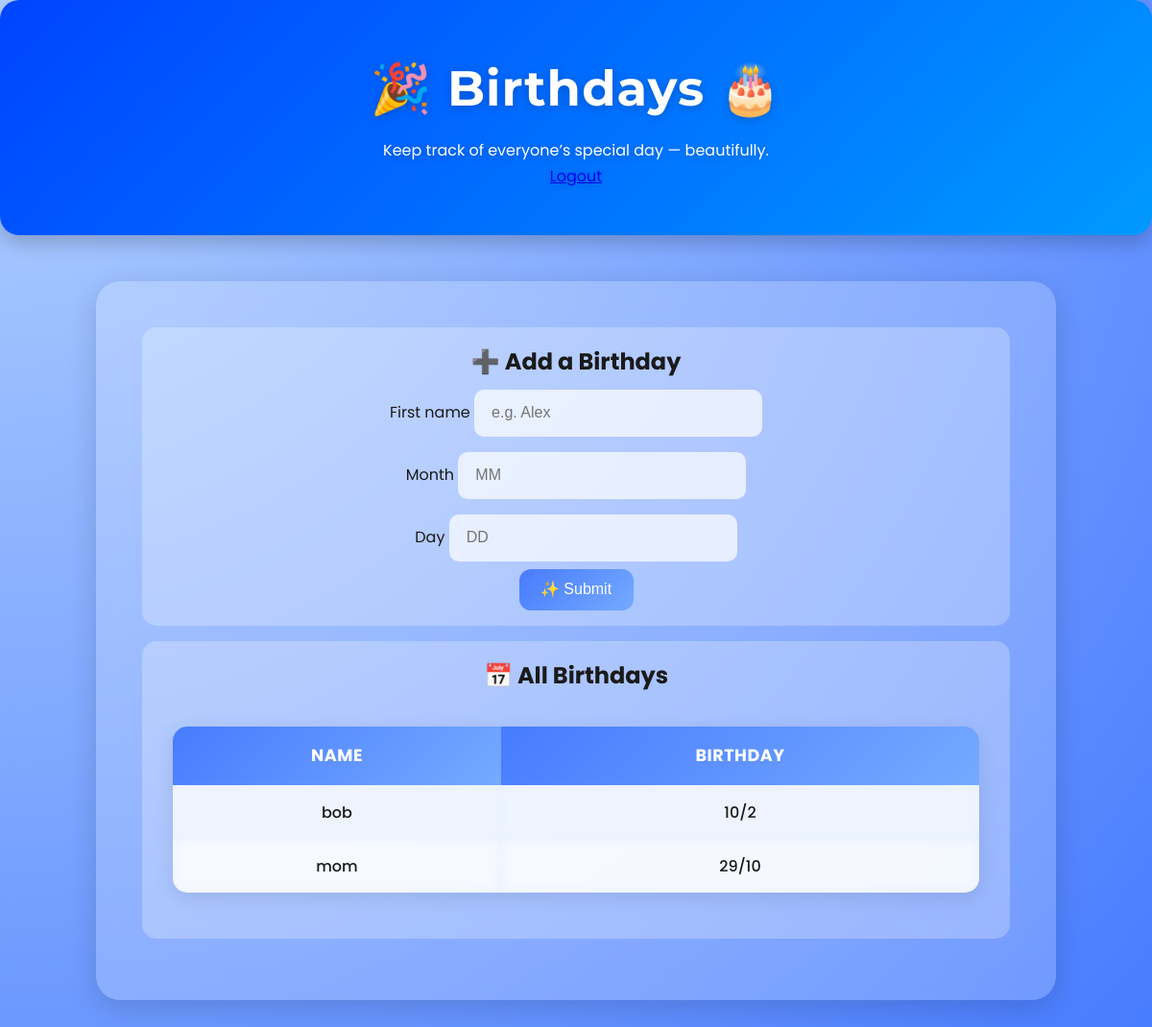
/ (signed in), run on the app's committed database.
### tables this page shows
CREATE TABLE birthdays (birthday_id INTEGER PRIMARY KEY AUTOINCREMENT, name TEXT NOT NULL, day INTEGER NOT NULL, month INTEGER NOT NULL, user_id INTEGER, FOREIGN KEY (user_id) REFERENCES users(user_id));

### app.py (the view, shortened to what this page needs)
@app.route("/", methods=["GET", "POST"])
def index():
    user_id = session.get("user_id")
    if not user_id:
        return redirect(url_for("login"))
    user = User(None, None, None)
    user.user_id = user_id
    entries = user.get_birthdays()
    return render_template("index.html", birthdays=entries)

### api/database.py (called while the page is built)
    def connect(self):
        if self.connection is None:
            self.connection = sqlite3.connect(self.db_url, check_same_thread=False)
            self.connection.row_factory = sqlite3.Row
            self.cursor = self.connection.cursor()
            print("Connection successful")
        else:
            print("You're already connected, please disconnect first")

    def disconnect(self):
        if self.connection:
            self.connection.close()
            self.connection = None
            self.cursor = None
        else:
            print("No connection")

### api/models.py (called while the page is built)
    def get_birthdays(self):
        db.connect()
        result = db.cursor.execute(
            "SELECT * FROM birthdays WHERE user_id = ?", (self.user_id,)
        ).fetchall()
        db.disconnect()
        return result

### app.py (called while the page is built)
@app.after_request
def after_request(response):
    response.headers["Cache-Control"] = "no-cache, no-store, must-revalidate"
    response.headers["Expires"] = 0
    response.headers["Pragma"] = "no-cache"
    return response

### templates/index.html (shortened to what this page needs)
<!DOCTYPE html>
<html lang="en">
<head>
    <link href="/static/home.css" rel="stylesheet">
</head>
<body>
    <div class="header">
        <h1>🎉 Birthdays 🎂</h1>
        <p class="subtitle">Keep track of everyone’s special day — beautifully.</p>
        <a href="/logout" class="logout-btn">Logout</a>
    </div>
    <div class="container">
        <div class="section form-section">
            <h2>➕ Add a Birthday</h2>
            <form action="/" method="post" class="birthday-form">
                <div class="form-group">
                    <label for="name">First name</label>
                    <input type="text" id="name" name="name" placeholder="e.g. Alex" required>
                </div>
                <div class="form-group">
                    <label for="month">Month</label>
                    <input type="number" id="month" name="month" min="1" max="12" placeholder="MM" required>
                </div>
                <div class="form-group">
                    <label for="day">Day</label>
                    <input type="number" id="day" name="day" min="1" max="31" placeholder="DD" required>
                </div>
                <button type="submit">✨ Submit</button>
            </form>
        </div>
        <div class="section">
            <h2>📅 All Birthdays</h2>
            <div class="table-container">
                <table>
                    <thead>
                        <tr>
                            <th>Name</th>
                            <th>Birthday</th>
                        </tr>
                    </thead>
                    <tbody>
                        {% if birthdays %}
                            {% for b in birthdays %}
                            <tr>
                                <td>{{ b[1] }}</td>
                                <td>{{ b[2] }}/{{ b[3] }}</td>
                            </tr>
                            {% endfor %}
                    </tbody>
                </table>
                {% else %}
                    <p class="no-birthdays">You haven’t added any birthdays yet. 🎈</p>
                {% endif %}
            </div>
        </div>
    </div>
</body>
</html>

### static/home.css (style rules this page uses)
* { margin: 0; padding: 0; box-sizing: border-box; }
body { background: radial-gradient(circle at top left, #b3d1ff, #477bff); color: #1a1a1a; font-family: 'Poppins', sans-serif; font-size: 1rem; font-weight: 400; line-height: 1.7; text-align: center; min-height: 100vh; overflow-x: hidden; }
.container { margin: 3rem auto; padding: 3rem; width: 85%; max-width: 1000px; background: rgba(255, 255, 255, 0.2); border-radius: 25px; backdrop-filter: blur(15px); box-shadow: 0 8px 30px rgba(0, 0, 0, 0.15); transition: transform 0.3s ease, box-shadow 0.3s ease; }
.header { background: linear-gradient(135deg, #0044ff, #0099ff); color: #fff; padding: 3rem 1rem; border-radius: 20px; margin-bottom: 2rem; text-shadow: 0 2px 10px rgba(0, 0, 0, 0.2); box-shadow: 0 8px 20px rgba(0, 0, 0, 0.2); }
h1 { font-family: 'Montserrat', sans-serif; font-size: 3.2rem; letter-spacing: 1px; font-weight: 700; margin-bottom: 0.5rem; }
.section { padding: 1rem 2rem; border-radius: 15px; background: rgba(255, 255, 255, 0.25); margin-bottom: 1rem; transition: background 0.3s ease, transform 0.3s ease; }
button, input[type="submit"] { background: linear-gradient(135deg, #477bff, #75aaff); border: none; border-radius: 12px; color: #fff; font-size: 1rem; font-weight: 500; line-height: 1.5; padding: 0.6rem 1.4rem; text-align: center; transition: all 0.2s ease-in-out; cursor: pointer; }
input[type="text"], input[type="number"] { background: rgba(255, 255, 255, 0.7); border: 2px solid transparent; border-radius: 10px; padding: 0.5rem 1rem; font-size: 1rem; line-height: 1.8; width: 50%; max-width: 300px; margin: 0.5rem 0; transition: border 0.2s ease, box-shadow 0.2s ease; }
table { background: rgba(255, 255, 255, 0.3); margin: 2rem auto; width: 100%; border-collapse: collapse; border-radius: 15px; overflow: hidden; box-shadow: 0 5px 20px rgba(0, 0, 0, 0.1); }
th { background: linear-gradient(135deg, #477bff, #75aaff); color: #fff; padding: 1rem; font-size: 1.1rem; text-transform: uppercase; letter-spacing: 0.5px; }
td { padding: 0.9rem; font-size: 1rem; font-weight: 500; background: rgba(255, 255, 255, 0.65); backdrop-filter: blur(6px); }
tbody tr:nth-of-type(odd) { background: rgba(179, 208, 255, 0.4); }

### data on the page
birthdays: name "bob", day "10", month "2"
birthdays: name "mom", day "29", month "10"
